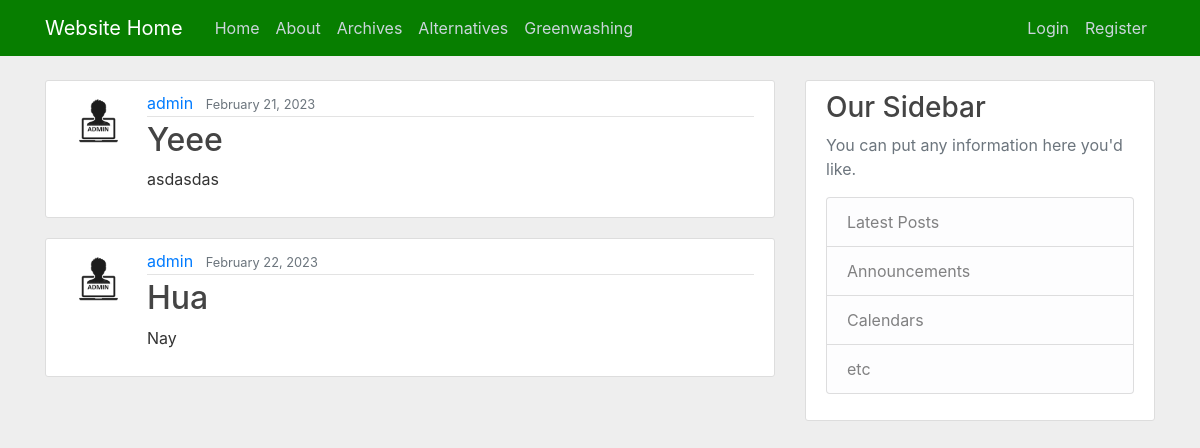
/greenwashing/, run on an earlier commit of the app's database.
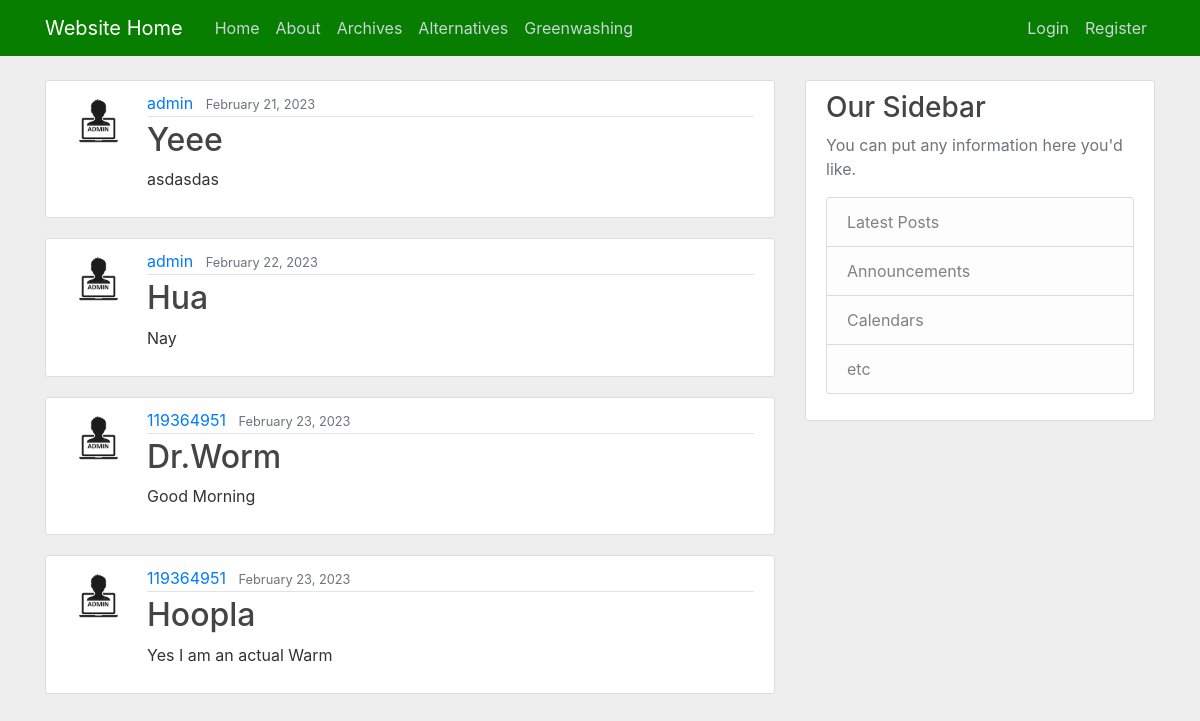
And on a later commit of the database.
### website/models.py (models this page shows)
class GreenPosts(models.Model):
    title = models.CharField(max_length=100)
    content = models.TextField()
    date_posted = models.DateTimeField(default=timezone.now)
    author = models.ForeignKey(User, on_delete=models.CASCADE)

### users/models.py (models this page shows, shortened)
class Profile(models.Model):
    user = models.OneToOneField(User, on_delete=models.CASCADE)
    image = models.ImageField(default='default.jpg', upload_to='profile_pics')

### website/views.py (the view)
# urls.py: path('greenwashing/', GreenPostListView.as_view(), name='website-greenwashing'),
class GreenPostListView(ListView):
    model = GreenPosts
    template_name = 'website/greenwashing.html' #<app>/<model>_<viewtype>.html
    context_object_name = 'greenposts'
    ordering = ['date_posted']
    paginate_by = 5

### website/templates/website/greenwashing.html (shortened to what this page needs)
{% extends "website/base.html" %}
{% block content %}
    {% for greenposts in greenposts %}
    <article class="media content-section">
       <img class="rounded-circle article-img" src="{{ greenposts.author.profile.image.url }}">
    <div class="media-body">
        <div class="article-metadata">
        <a class="mr-2" href="{% url 'greenuser-posts' greenposts.author.username %}">{{ greenposts.author }}</a>
        <small class="text-muted">{{ greenposts.date_posted|date:"F d, Y" }}</small>
        </div>
        <h2><a class="article-title" href="{% url 'greenpost-detail' greenposts.id %}">{{ greenposts.title }}</a></h2>
        <p class="article-content">{{ greenposts.content }}</p>
    </div>
    </article>
    {% endfor %}
{% endblock content %}

### website/templates/website/base.html (shortened to what this page needs)
{% load static %}
<!DOCTYPE html>
<html>
<head>
    <link rel="stylesheet" href="https://cdn.jsdelivr.net/npm/bootstrap@4.0.0/dist/css/bootstrap.min.css">
    <link rel="stylesheet" type="text/css" href="{% static 'website/main.css' %}" >
</head>
<body>
<header class="site-header">
  <nav class="navbar navbar-expand-md navbar-dark bg-steel fixed-top">
    <div class="container">
      <a class="navbar-brand mr-4" href="{% url 'website-home' %}">Website Home</a>
      <div class="collapse navbar-collapse" id="navbarToggle">
        <div class="navbar-nav mr-auto">
          <a class="nav-item nav-link" href="{% url 'website-home' %}">Home</a>
          <a class="nav-item nav-link" href="{% url 'website-about' %}">About</a>
            <a class="nav-item nav-link" href="{% url 'website-archives' %}">Archives</a>
            <a class="nav-item nav-link" href="{% url 'website-alternatives' %}">Alternatives</a>
            <a class="nav-item nav-link" href="{% url 'website-greenwashing' %}">Greenwashing</a>
        </div>
        <div class="navbar-nav">
            {% if user.is_authenticated %}
             <a class="nav-item nav-link" href="{% url 'post-create' %}">New Post</a>
             <a class="nav-item nav-link" href="{% url 'profile' %}">Profile</a>
             <a class="nav-item nav-link" href="{% url 'logout' %}">Logout</a>
            {% else %}
             <a class="nav-item nav-link" href="{% url 'login' %}">Login</a>
             <a class="nav-item nav-link" href="{% url 'register' %}">Register</a>
            {% endif %}
        </div>
      </div>
    </div>
  </nav>
</header>
<main role="main" class="container">
  <div class="row">
    <div class="col-md-8">
      {% block content %}{% endblock %}
    </div>
    <div class="col-md-4">
      <div class="content-section">
        <h3>Our Sidebar</h3>
        <p class='text-muted'>You can put any information here you'd like.
          <ul class="list-group">
            <li class="list-group-item list-group-item-light">Latest Posts</li>
            <li class="list-group-item list-group-item-light">Announcements</li>
            <li class="list-group-item list-group-item-light">Calendars</li>
            <li class="list-group-item list-group-item-light">etc</li>
          </ul>
        </p>
      </div>
    </div>
  </div>
</main>
</body>
</html>

### website/static/website/main.css (style rules this page uses)
body { background: #eeeeee; color: #333333; margin-top: 5rem; }
h1, h2, h3, h4, h5, h6 { color: #444444; }
ul { margin: 0; }
.bg-steel { background-color: #077E00; }
.site-header .navbar-nav .nav-link { color: #cbd5db; }
.content-section { background: #ffffff; padding: 10px 20px; border: 1px solid #dddddd; border-radius: 3px; margin-bottom: 20px; }
.article-title { color: #444444; }
.article-content { white-space: pre-line; }
.article-img { height: 65px; width: 65px; margin-right: 16px; }
.article-metadata { padding-bottom: 1px; margin-bottom: 4px; border-bottom: 1px solid #e3e3e3 }

What changed in the data, as far as the page shows it:
added GreenPosts: author.profile.image (picture), author "119364951", date_posted "February 23, 2023", title "Dr.Worm", content "Good Morning"
added GreenPosts: author.profile.image (picture), author "119364951", date_posted "February 23, 2023", title "Hoopla", content "Yes I am an actual Warm"
